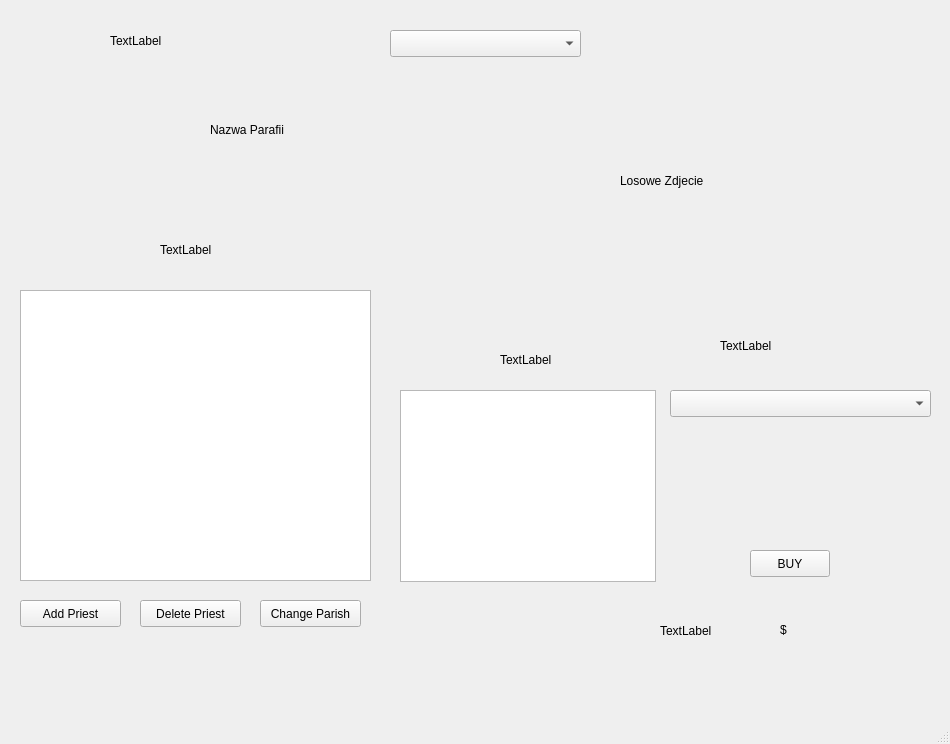
<?xml version="1.0" encoding="UTF-8"?>
<ui version="4.0">
 <class>NewWindow</class>
 <widget class="QMainWindow" name="NewWindow">
  <property name="geometry">
   <rect>
    <x>0</x>
    <y>0</y>
    <width>950</width>
    <height>744</height>
   </rect>
  </property>
  <property name="windowTitle">
   <string>MainWindow</string>
  </property>
  <widget class="QWidget" name="centralwidget">
   <widget class="QLabel" name="LabelComboBox">
    <property name="geometry">
     <rect>
      <x>110</x>
      <y>20</y>
      <width>251</width>
      <height>41</height>
     </rect>
    </property>
    <property name="text">
     <string>TextLabel</string>
    </property>
   </widget>
   <widget class="QComboBox" name="comboBox">
    <property name="geometry">
     <rect>
      <x>390</x>
      <y>30</y>
      <width>191</width>
      <height>27</height>
     </rect>
    </property>
   </widget>
   <widget class="QListView" name="listView">
    <property name="geometry">
     <rect>
      <x>20</x>
      <y>290</y>
      <width>351</width>
      <height>291</height>
     </rect>
    </property>
   </widget>
   <widget class="QLabel" name="LabelPriests">
    <property name="geometry">
     <rect>
      <x>160</x>
      <y>240</y>
      <width>56</width>
      <height>19</height>
     </rect>
    </property>
    <property name="text">
     <string>TextLabel</string>
    </property>
   </widget>
   <widget class="QPushButton" name="ButtonAddPriest">
    <property name="geometry">
     <rect>
      <x>20</x>
      <y>600</y>
      <width>101</width>
      <height>27</height>
     </rect>
    </property>
    <property name="text">
     <string>Add Priest</string>
    </property>
   </widget>
   <widget class="QPushButton" name="ButtonDeletePriest">
    <property name="geometry">
     <rect>
      <x>140</x>
      <y>600</y>
      <width>101</width>
      <height>27</height>
     </rect>
    </property>
    <property name="text">
     <string>Delete Priest</string>
    </property>
   </widget>
   <widget class="QPushButton" name="ButtonChangeParish">
    <property name="geometry">
     <rect>
      <x>260</x>
      <y>600</y>
      <width>101</width>
      <height>27</height>
     </rect>
    </property>
    <property name="text">
     <string>Change Parish</string>
    </property>
   </widget>
   <widget class="QListView" name="listView_2">
    <property name="geometry">
     <rect>
      <x>400</x>
      <y>390</y>
      <width>256</width>
      <height>192</height>
     </rect>
    </property>
   </widget>
   <widget class="QLabel" name="LabelParishName">
    <property name="geometry">
     <rect>
      <x>210</x>
      <y>120</y>
      <width>141</width>
      <height>19</height>
     </rect>
    </property>
    <property name="text">
     <string>Nazwa Parafii</string>
    </property>
   </widget>
   <widget class="QLabel" name="LabelEQ">
    <property name="geometry">
     <rect>
      <x>500</x>
      <y>350</y>
      <width>56</width>
      <height>19</height>
     </rect>
    </property>
    <property name="text">
     <string>TextLabel</string>
    </property>
   </widget>
   <widget class="QLabel" name="label">
    <property name="geometry">
     <rect>
      <x>620</x>
      <y>60</y>
      <width>291</width>
      <height>241</height>
     </rect>
    </property>
    <property name="text">
     <string>Losowe Zdjecie</string>
    </property>
   </widget>
   <widget class="QLabel" name="LabelBudget">
    <property name="geometry">
     <rect>
      <x>660</x>
      <y>610</y>
      <width>91</width>
      <height>41</height>
     </rect>
    </property>
    <property name="text">
     <string>TextLabel</string>
    </property>
   </widget>
   <widget class="QLabel" name="LabelShop">
    <property name="geometry">
     <rect>
      <x>720</x>
      <y>320</y>
      <width>151</width>
      <height>51</height>
     </rect>
    </property>
    <property name="text">
     <string>TextLabel</string>
    </property>
   </widget>
   <widget class="QComboBox" name="comboBox_2">
    <property name="geometry">
     <rect>
      <x>670</x>
      <y>390</y>
      <width>261</width>
      <height>27</height>
     </rect>
    </property>
   </widget>
   <widget class="QPushButton" name="ButtonBuy">
    <property name="geometry">
     <rect>
      <x>750</x>
      <y>550</y>
      <width>80</width>
      <height>27</height>
     </rect>
    </property>
    <property name="text">
     <string>BUY</string>
    </property>
   </widget>
   <widget class="QLabel" name="LabelMoney">
    <property name="geometry">
     <rect>
      <x>780</x>
      <y>620</y>
      <width>56</width>
      <height>19</height>
     </rect>
    </property>
    <property name="text">
     <string>$</string>
    </property>
   </widget>
  </widget>
  <widget class="QStatusBar" name="statusbar"/>
  <widget class="QMenuBar" name="menuBar">
   <property name="geometry">
    <rect>
     <x>0</x>
     <y>0</y>
     <width>950</width>
     <height>24</height>
    </rect>
   </property>
  </widget>
  <action name="actionDodaj_Parafie">
   <property name="text">
    <string>Create New Parish</string>
   </property>
  </action>
 </widget>
 <resources/>
 <connections/>
</ui>
